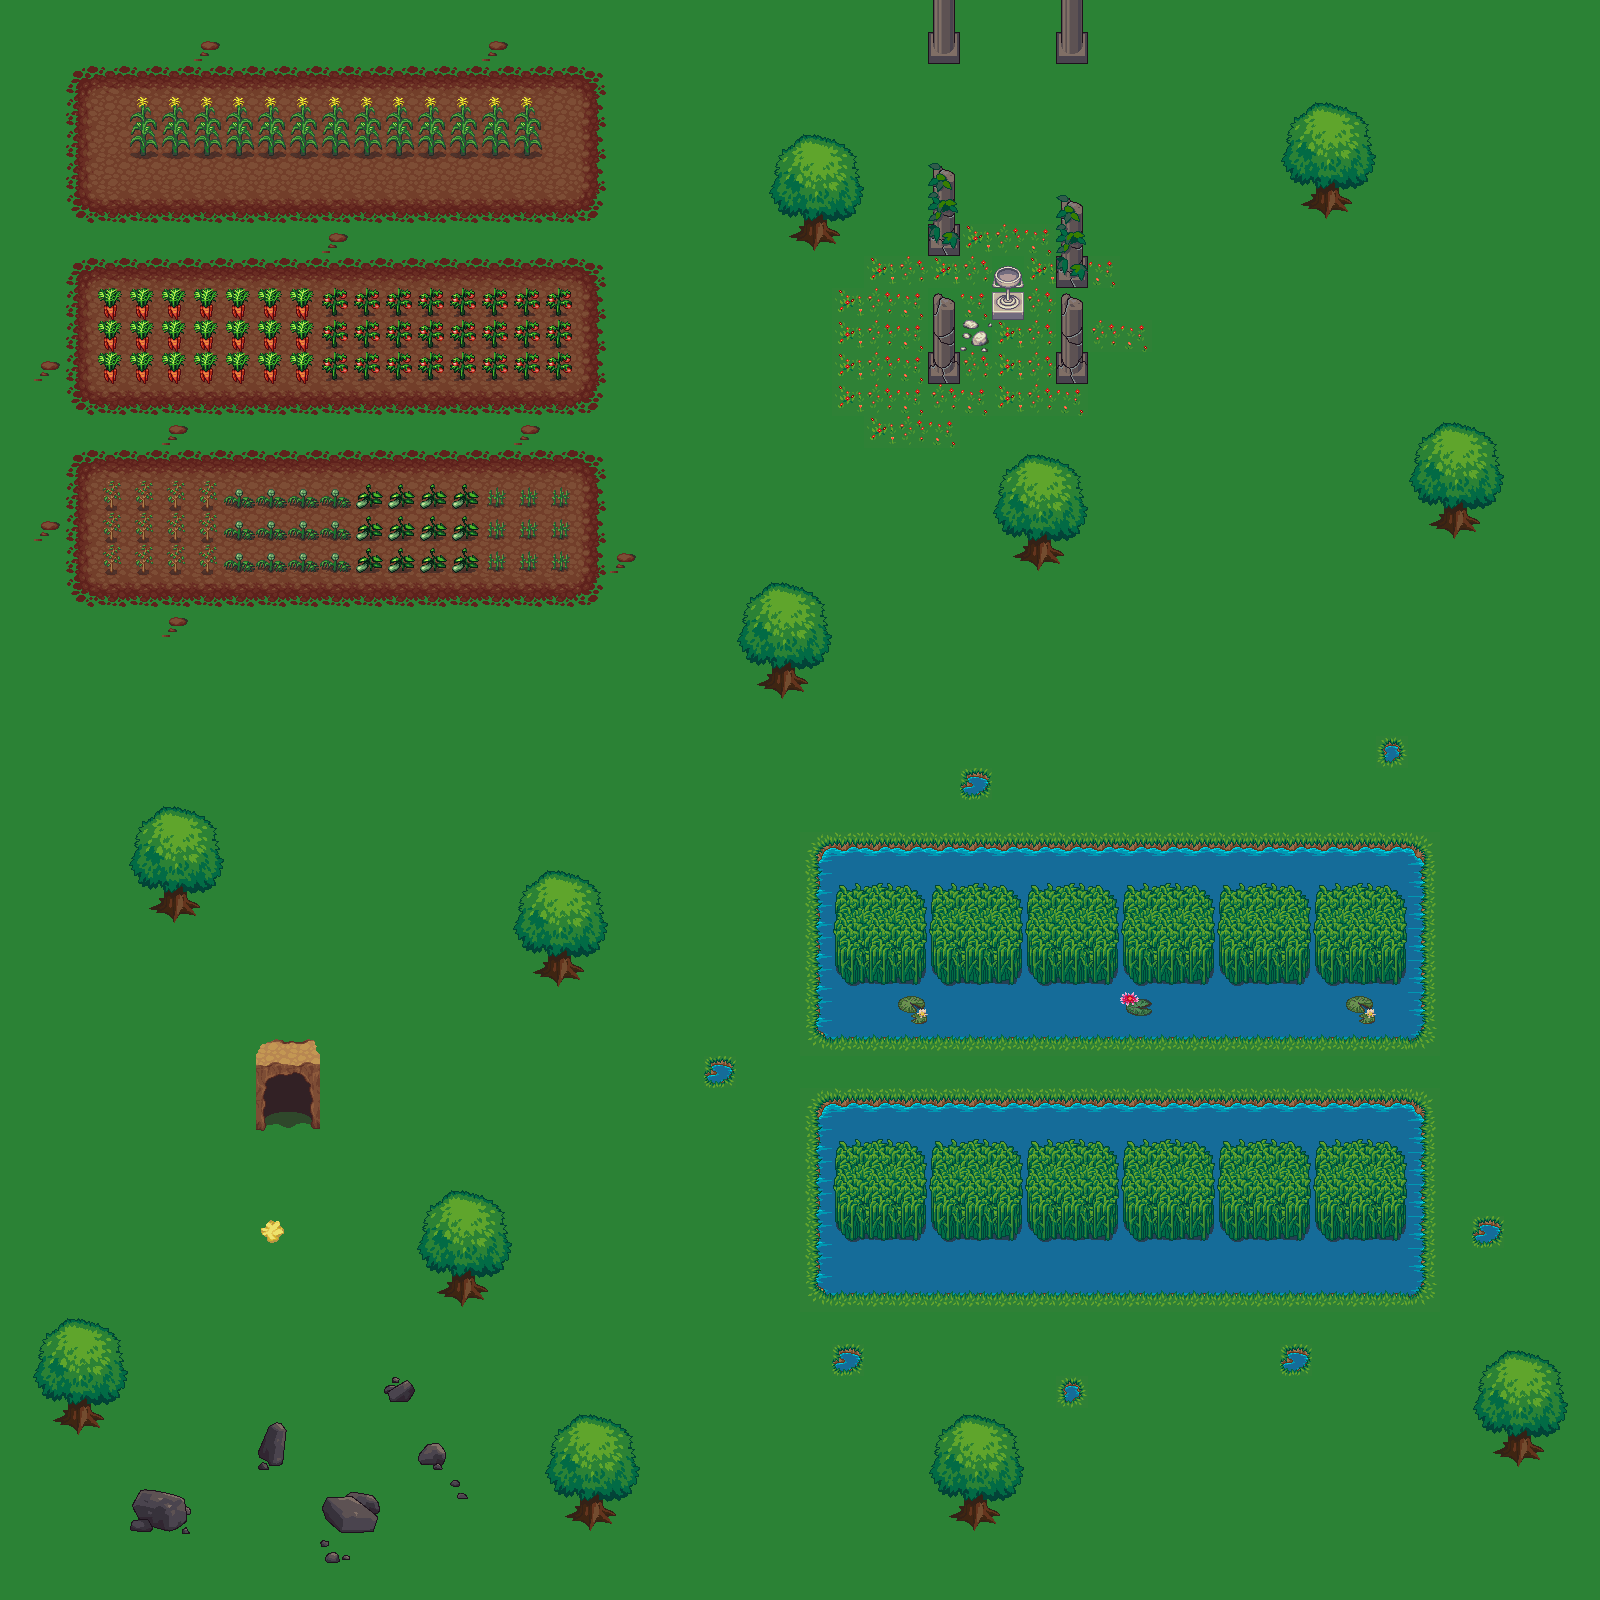

A 2D game scene composited from a Tiled map and its tileset images. What follows is a short description and the map's XML, with each tile layer's data collapsed to a summary:
An orthogonal 50x50 tile map with 32x32 px tiles, 3 tile layers (ground, objects, relics) and 53 objects (6x Enemy, Hero, Boss, Transition).

<map version="1.10" tiledversion="1.11.2" orientation="orthogonal" renderorder="right-down" width="50" height="50" tilewidth="32" tileheight="32" infinite="0" nextlayerid="8" nextobjectid="62">
 <tileset firstgid="1" source="../TSX/terrain_atlas.tsx" />
 <layer id="1" name="ground" width="50" height="50">
  <data>[2500 cells, 2500 non-empty, 12 distinct tile ids]</data>
 </layer>
 <layer id="2" name="objects" width="50" height="50">
  <data>[2500 cells, 815 non-empty, 91 distinct tile ids]</data>
 </layer>
 <objectgroup id="4" name="collision">
  <object id="2" x="771.111" y="133.333" width="93.3333" height="120" />
  <object id="3" x="928.889" y="173.333" width="31.1111" height="84.4444" />
  <object id="4" x="1057.78" y="204.444" width="26.6667" height="88.8889" />
  <object id="6" x="995.556" y="257.778" width="26.6667" height="62.2222" />
  <object id="8" x="1055.56" y="300" width="35.5556" height="84.4444" />
  <object id="9" x="926.667" y="297.778" width="35.5556" height="88.8889" />
  <object id="10" x="1280" y="102.222" width="97.7778" height="115.556" />
  <object id="11" x="1413.33" y="420" width="88.8889" height="115.556" />
  <object id="12" x="993.333" y="457.778" width="93.3333" height="111.111" />
  <object id="13" x="737.778" y="588.889" width="86.6667" height="104.444" />
  <object id="14" x="517.778" y="877.778" width="86.6667" height="111.111" />
  <object id="15" x="255.556" y="1044.44" width="66.6667" height="86.6667" />
  <object id="16" x="120" y="804.444" width="102.222" height="120" />
  <object id="17" x="33.3333" y="1322.22" width="93.3333" height="113.333" />
  <object id="18" x="424.444" y="1195.56" width="86.6667" height="108.889" />
  <object id="19" x="546.667" y="1417.78" width="91.1111" height="111.111" />
  <object id="20" x="928.889" y="1411.11" width="95.5556" height="120" />
  <object id="21" x="1482.22" y="1355.56" width="84.4444" height="115.556" />
  <object id="22" x="1477.78" y="1222.22" width="31.1111" height="28.8889" />
  <object id="23" x="1282.22" y="1353.33" width="31.1111" height="24.4444" />
  <object id="24" x="1060" y="1380" width="24.4444" height="26.6667" />
  <object id="25" x="835.556" y="1348.89" width="28.8889" height="26.6667" />
  <object id="26" x="706.667" y="1062.22" width="28.8889" height="26.6667" />
  <object id="27" x="966.667" y="773.333" width="24.4444" height="26.6667" />
  <object id="28" x="1380" y="742.222" width="28.8889" height="26.6667" />
  <object id="29" x="815.556" y="846.667" width="611.111" height="193.333" />
  <object id="30" x="822.222" y="1104.44" width="606.667" height="191.111" />
  <object id="31" x="75.5556" y="80" width="520" height="133.333" />
  <object id="32" x="73.3333" y="271.111" width="526.667" height="135.556" />
  <object id="33" x="77.7778" y="468.889" width="522.222" height="124.444" />
  <object id="38" x="1600" y="-10.6667" width="11.3333" height="1610.67" />
  <object id="39" x="-8.81818" y="-50.9091" width="1619.82" height="51.5758" />
  <object id="40" x="-6.90909" y="-8.9375" width="7.03409" height="1611.48" />
  <object id="41" x="-3.45455" y="1598.91" width="1615.09" height="7.09091" />
  <object id="45" x="928.25" y="-6.5" width="31.5" height="70.5" />
  <object id="46" x="1056.25" y="-4.25" width="32.25" height="68" />
  <object id="52" x="384" y="1377" width="30.75" height="24.5" />
  <object id="53" x="417.75" y="1442.75" width="28.5909" height="27.5227" />
  <object id="54" x="449.5" y="1478.25" width="18.25" height="21.25" />
  <object id="55" x="320.667" y="1538.67" width="28.6667" height="25.3333" />
  <object id="56" x="323.333" y="1493.33" width="55.3333" height="40.6667" />
  <object id="57" x="258" y="1422.67" width="29.1515" height="47.2121" />
  <object id="58" x="130.5" y="1488.75" width="60" height="44.5" />
 </objectgroup>
 <objectgroup id="5" name="places">
  <object id="35" name="Hero" x="1007.47" y="56.25">
   <point />
  </object>
  <object id="42" name="Boss" x="288.667" y="1153.33">
   <point />
  </object>
  <object id="44" name="Transition" x="960.182" y="-2.33333" width="95.3182" height="14.1818" />
  <object id="47" name="Enemy" x="1515.15" y="1072.73">
   <point />
  </object>
  <object id="48" name="Enemy" x="536.364" y="818.182">
   <point />
  </object>
  <object id="49" name="Enemy" x="1151.52" y="754.545">
   <point />
  </object>
  <object id="50" name="Enemy" x="703.03" y="1500">
   <point />
  </object>
  <object id="60" name="Enemy" x="144" y="1212">
   <point />
  </object>
  <object id="61" name="Enemy" x="342" y="1334">
   <point />
  </object>
 </objectgroup>
 <layer id="6" name="relics" width="50" height="50">
  <data>[2500 cells, 1 non-empty, 1 distinct tile ids]</data>
 </layer>
 <objectgroup id="7" name="relic_detect">
  <object id="51" x="260.545" y="1220.18" width="23.4545" height="22.7273" />
 </objectgroup>
</map>
